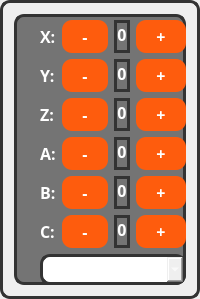
                    <widget class="QFrame" name="frm_axis_control">
                     <property name="sizePolicy">
                      <sizepolicy hsizetype="Preferred" vsizetype="Preferred">
                       <horstretch>0</horstretch>
                       <verstretch>0</verstretch>
                      </sizepolicy>
                     </property>
                     <property name="styleSheet">
                      <string notr="true">border-radius: 10px;
border: 3px solid #333333;</string>
                     </property>
                     <property name="frameShape">
                      <enum>QFrame::NoFrame</enum>
                     </property>
                     <layout class="QGridLayout" name="gridLayout_2">
                      <item row="0" column="0" rowspan="2" colspan="2">
                       <widget class="QFrame" name="axis_control_overlay">
                        <property name="styleSheet">
                         <string notr="true">background-color: rgba(30, 30, 30, 150);
border-radius: 10px;
border: 3px solid #333333;</string>
                        </property>
                        <property name="frameShape">
                         <enum>QFrame::StyledPanel</enum>
                        </property>
                        <property name="frameShadow">
                         <enum>QFrame::Raised</enum>
                        </property>
                       </widget>
                      </item>
                      <item row="1" column="1">
                       <layout class="QVBoxLayout" name="verticalLayout_6">
                        <item>
                         <layout class="QHBoxLayout" name="horizontalLayout_15">
                          <item>
                           <widget class="QLabel" name="lbl_x">
                            <property name="font">
                             <font>
                              <family>JetBrains Mono</family>
                              <pointsize>12</pointsize>
                              <weight>75</weight>
                              <bold>true</bold>
                             </font>
                            </property>
                            <property name="styleSheet">
                             <string notr="true">border: none;
color: #fff;
</string>
                            </property>
                            <property name="text">
                             <string>X:</string>
                            </property>
                           </widget>
                          </item>
                          <item>
                           <widget class="QPushButton" name="btn_x_minus">
                            <property name="sizePolicy">
                             <sizepolicy hsizetype="Fixed" vsizetype="Fixed">
                              <horstretch>0</horstretch>
                              <verstretch>0</verstretch>
                             </sizepolicy>
                            </property>
                            <property name="font">
                             <font>
                              <family>JetBrains Mono</family>
                              <pointsize>12</pointsize>
                              <weight>75</weight>
                              <bold>true</bold>
                             </font>
                            </property>
                            <property name="styleSheet">
                             <string notr="true">QPushButton {
	background-color: #FE5C0D;
	color: #FFFFFF;
	padding: 5px 20px;
	border-radius: 10px;
	border: none;
}
QPushButton:hover{
	background-color: rgb(254, 81, 13);
    border: 2px solid rgb(254, 174, 13);
}</string>
                            </property>
                            <property name="text">
                             <string>-</string>
                            </property>
                           </widget>
                          </item>
                          <item>
                           <widget class="QLabel" name="txt_x_pos">
                            <property name="font">
                             <font>
                              <family>JetBrains Mono</family>
                              <pointsize>12</pointsize>
                              <weight>75</weight>
                              <bold>true</bold>
                             </font>
                            </property>
                            <property name="styleSheet">
                             <string notr="true">border-radius: 10px;
color: #fff;
qproperty-alignment: 'AlignHCenter';
border: 3px solid #333333;
</string>
                            </property>
                            <property name="text">
                             <string>0</string>
                            </property>
                            <property name="alignment">
                             <set>Qt::AlignHCenter</set>
                            </property>
                           </widget>
                          </item>
                          <item>
                           <widget class="QPushButton" name="btn_x_plus">
                            <property name="sizePolicy">
                             <sizepolicy hsizetype="Fixed" vsizetype="Fixed">
                              <horstretch>0</horstretch>
                              <verstretch>0</verstretch>
                             </sizepolicy>
                            </property>
                            <property name="font">
                             <font>
                              <family>JetBrains Mono</family>
                              <pointsize>12</pointsize>
                              <weight>75</weight>
                              <bold>true</bold>
                             </font>
                            </property>
                            <property name="styleSheet">
                             <string notr="true">QPushButton {
	background-color: #FE5C0D;
	color: #FFFFFF;
	padding: 5px 20px;
	border-radius: 10px;
	border: none;
}
QPushButton:hover{
	background-color: rgb(254, 81, 13);
    border: 2px solid rgb(254, 174, 13);
}</string>
                            </property>
                            <property name="text">
                             <string>+</string>
                            </property>
                           </widget>
                          </item>
                         </layout>
                        </item>
                        <item>
                         <layout class="QHBoxLayout" name="horizontalLayout_16">
                          <item>
                           <widget class="QLabel" name="lbl_y">
                            <property name="font">
                             <font>
                              <family>JetBrains Mono</family>
                              <pointsize>12</pointsize>
                              <weight>75</weight>
                              <bold>true</bold>
                             </font>
                            </property>
                            <property name="styleSheet">
                             <string notr="true">border: none;
color: #fff;
</string>
                            </property>
                            <property name="text">
                             <string>Y:</string>
                            </property>
                           </widget>
                          </item>
                          <item>
                           <widget class="QPushButton" name="btn_y_minus">
                            <property name="sizePolicy">
                             <sizepolicy hsizetype="Fixed" vsizetype="Fixed">
                              <horstretch>0</horstretch>
                              <verstretch>0</verstretch>
                             </sizepolicy>
                            </property>
                            <property name="font">
                             <font>
                              <family>JetBrains Mono</family>
                              <pointsize>12</pointsize>
                              <weight>75</weight>
                              <bold>true</bold>
                             </font>
                            </property>
                            <property name="styleSheet">
                             <string notr="true">QPushButton {
	background-color: #FE5C0D;
	color: #FFFFFF;
	padding: 5px 20px;
	border-radius: 10px;
	border: none;
}
QPushButton:hover{
	background-color: rgb(254, 81, 13);
    border: 2px solid rgb(254, 174, 13);
}</string>
                            </property>
                            <property name="text">
                             <string>-</string>
                            </property>
                           </widget>
                          </item>
                          <item>
                           <widget class="QLabel" name="txt_y_pos">
                            <property name="font">
                             <font>
                              <family>JetBrains Mono</family>
                              <pointsize>12</pointsize>
                              <weight>75</weight>
                              <bold>true</bold>
                             </font>
                            </property>
                            <property name="styleSheet">
                             <string notr="true">border-radius: 10px;
color: #fff;
qproperty-alignment: 'AlignHCenter';
border: 3px solid #333333;
</string>
                            </property>
                            <property name="text">
                             <string>0</string>
                            </property>
                            <property name="alignment">
                             <set>Qt::AlignHCenter</set>
                            </property>
                           </widget>
                          </item>
                          <item>
                           <widget class="QPushButton" name="btn_y_plus">
                            <property name="sizePolicy">
                             <sizepolicy hsizetype="Fixed" vsizetype="Fixed">
                              <horstretch>0</horstretch>
                              <verstretch>0</verstretch>
                             </sizepolicy>
                            </property>
                            <property name="font">
                             <font>
                              <family>JetBrains Mono</family>
                              <pointsize>12</pointsize>
                              <weight>75</weight>
                              <bold>true</bold>
                             </font>
                            </property>
                            <property name="styleSheet">
                             <string notr="true">QPushButton {
	background-color: #FE5C0D;
	color: #FFFFFF;
	padding: 5px 20px;
	border-radius: 10px;
	border: none;
}
QPushButton:hover{
	background-color: rgb(254, 81, 13);
    border: 2px solid rgb(254, 174, 13);
}</string>
                            </property>
                            <property name="text">
                             <string>+</string>
                            </property>
                           </widget>
                          </item>
                         </layout>
                        </item>
                        <item>
                         <layout class="QHBoxLayout" name="horizontalLayout_17">
                          <item>
                           <widget class="QLabel" name="lbl_z">
                            <property name="font">
                             <font>
                              <family>JetBrains Mono</family>
                              <pointsize>12</pointsize>
                              <weight>75</weight>
                              <bold>true</bold>
                             </font>
                            </property>
                            <property name="styleSheet">
                             <string notr="true">border: none;
color: #fff;
</string>
                            </property>
                            <property name="text">
                             <string>Z:</string>
                            </property>
                           </widget>
                          </item>
                          <item>
                           <widget class="QPushButton" name="btn_z_minus">
                            <property name="sizePolicy">
                             <sizepolicy hsizetype="Fixed" vsizetype="Fixed">
                              <horstretch>0</horstretch>
                              <verstretch>0</verstretch>
                             </sizepolicy>
                            </property>
                            <property name="font">
                             <font>
                              <family>JetBrains Mono</family>
                              <pointsize>12</pointsize>
                              <weight>75</weight>
                              <bold>true</bold>
                             </font>
                            </property>
                            <property name="styleSheet">
                             <string notr="true">QPushButton {
	background-color: #FE5C0D;
	color: #FFFFFF;
	padding: 5px 20px;
	border-radius: 10px;
	border: none;
}
QPushButton:hover{
	background-color: rgb(254, 81, 13);
    border: 2px solid rgb(254, 174, 13);
}</string>
                            </property>
                            <property name="text">
                             <string>-</string>
                            </property>
                           </widget>
                          </item>
                          <item>
                           <widget class="QLabel" name="txt_z_pos">
                            <property name="font">
                             <font>
                              <family>JetBrains Mono</family>
                              <pointsize>12</pointsize>
                              <weight>75</weight>
                              <bold>true</bold>
                             </font>
                            </property>
                            <property name="styleSheet">
                             <string notr="true">border-radius: 10px;
color: #fff;
qproperty-alignment: 'AlignHCenter';
border: 3px solid #333333;
</string>
                            </property>
                            <property name="text">
                             <string>0</string>
                            </property>
                            <property name="alignment">
                             <set>Qt::AlignHCenter</set>
                            </property>
                           </widget>
                          </item>
                          <item>
                           <widget class="QPushButton" name="btn_z_plus">
                            <property name="sizePolicy">
                             <sizepolicy hsizetype="Fixed" vsizetype="Fixed">
                              <horstretch>0</horstretch>
                              <verstretch>0</verstretch>
                             </sizepolicy>
                            </property>
                            <property name="font">
                             <font>
                              <family>JetBrains Mono</family>
                              <pointsize>12</pointsize>
                              <weight>75</weight>
                              <bold>true</bold>
                             </font>
                            </property>
                            <property name="styleSheet">
                             <string notr="true">QPushButton {
	background-color: #FE5C0D;
	color: #FFFFFF;
	padding: 5px 20px;
	border-radius: 10px;
	border: none;
}
QPushButton:hover{
	background-color: rgb(254, 81, 13);
    border: 2px solid rgb(254, 174, 13);
}</string>
                            </property>
                            <property name="text">
                             <string>+</string>
                            </property>
                           </widget>
                          </item>
                         </layout>
                        </item>
                        <item>
                         <layout class="QHBoxLayout" name="horizontalLayout_18">
                          <item>
                           <widget class="QLabel" name="lbl_a">
                            <property name="font">
                             <font>
                              <family>JetBrains Mono</family>
                              <pointsize>12</pointsize>
                              <weight>75</weight>
                              <bold>true</bold>
                             </font>
                            </property>
                            <property name="styleSheet">
                             <string notr="true">border: none;
color: #fff;
</string>
                            </property>
                            <property name="text">
                             <string>A:</string>
                            </property>
                           </widget>
                          </item>
                          <item>
                           <widget class="QPushButton" name="btn_a_minus">
                            <property name="sizePolicy">
                             <sizepolicy hsizetype="Fixed" vsizetype="Fixed">
                              <horstretch>0</horstretch>
                              <verstretch>0</verstretch>
                             </sizepolicy>
                            </property>
                            <property name="font">
                             <font>
                              <family>JetBrains Mono</family>
                              <pointsize>12</pointsize>
                              <weight>75</weight>
                              <bold>true</bold>
                             </font>
                            </property>
                            <property name="styleSheet">
                             <string notr="true">QPushButton {
	background-color: #FE5C0D;
	color: #FFFFFF;
	padding: 5px 20px;
	border-radius: 10px;
	border: none;
}
QPushButton:hover{
	background-color: rgb(254, 81, 13);
    border: 2px solid rgb(254, 174, 13);
}</string>
                            </property>
                            <property name="text">
                             <string>-</string>
                            </property>
                           </widget>
                          </item>
                          <item>
                           <widget class="QLabel" name="txt_a_pos">
                            <property name="font">
                             <font>
                              <family>JetBrains Mono</family>
                              <pointsize>12</pointsize>
                              <weight>75</weight>
                              <bold>true</bold>
                             </font>
                            </property>
                            <property name="styleSheet">
                             <string notr="true">border-radius: 10px;
color: #fff;
qproperty-alignment: 'AlignHCenter';
border: 3px solid #333333;
</string>
                            </property>
                            <property name="text">
                             <string>0</string>
                            </property>
                            <property name="alignment">
                             <set>Qt::AlignHCenter</set>
                            </property>
                           </widget>
                          </item>
                          <item>
                           <widget class="QPushButton" name="btn_a_plus">
                            <property name="sizePolicy">
                             <sizepolicy hsizetype="Fixed" vsizetype="Fixed">
                              <horstretch>0</horstretch>
                              <verstretch>0</verstretch>
                             </sizepolicy>
                            </property>
                            <property name="font">
                             <font>
                              <family>JetBrains Mono</family>
                              <pointsize>12</pointsize>
                              <weight>75</weight>
                              <bold>true</bold>
                             </font>
                            </property>
                            <property name="styleSheet">
                             <string notr="true">QPushButton {
	background-color: #FE5C0D;
	color: #FFFFFF;
	padding: 5px 20px;
	border-radius: 10px;
	border: none;
}
QPushButton:hover{
	background-color: rgb(254, 81, 13);
    border: 2px solid rgb(254, 174, 13);
}</string>
                            </property>
                            <property name="text">
                             <string>+</string>
                            </property>
                           </widget>
                          </item>
                         </layout>
                        </item>
                        <item>
                         <layout class="QHBoxLayout" name="horizontalLayout_19">
                          <item>
                           <widget class="QLabel" name="lbl_b">
                            <property name="font">
                             <font>
                              <family>JetBrains Mono</family>
                              <pointsize>12</pointsize>
                              <weight>75</weight>
                              <bold>true</bold>
                             </font>
                            </property>
                            <property name="styleSheet">
                             <string notr="true">border: none;
color: #fff;
</string>
                            </property>
                            <property name="text">
                             <string>B:</string>
                            </property>
                           </widget>
                          </item>
                          <item>
                           <widget class="QPushButton" name="btn_b_minus">
                            <property name="sizePolicy">
                             <sizepolicy hsizetype="Fixed" vsizetype="Fixed">
                              <horstretch>0</horstretch>
                              <verstretch>0</verstretch>
                             </sizepolicy>
                            </property>
                            <property name="font">
                             <font>
                              <family>JetBrains Mono</family>
                              <pointsize>12</pointsize>
                              <weight>75</weight>
                              <bold>true</bold>
                             </font>
                            </property>
                            <property name="styleSheet">
                             <string notr="true">QPushButton {
	background-color: #FE5C0D;
	color: #FFFFFF;
	padding: 5px 20px;
	border-radius: 10px;
	border: none;
}
QPushButton:hover{
	background-color: rgb(254, 81, 13);
    border: 2px solid rgb(254, 174, 13);
}</string>
                            </property>
                            <property name="text">
                             <string>-</string>
                            </property>
                           </widget>
                          </item>
                          <item>
                           <widget class="QLabel" name="txt_b_pos">
                            <property name="font">
                             <font>
                              <family>JetBrains Mono</family>
                              <pointsize>12</pointsize>
                              <weight>75</weight>
                              <bold>true</bold>
                             </font>
                            </property>
                            <property name="styleSheet">
                             <string notr="true">border-radius: 10px;
color: #fff;
qproperty-alignment: 'AlignHCenter';
border: 3px solid #333333;
</string>
                            </property>
                            <property name="text">
                             <string>0</string>
                            </property>
                            <property name="alignment">
                             <set>Qt::AlignHCenter</set>
                            </property>
                           </widget>
                          </item>
                          <item>
                           <widget class="QPushButton" name="btn_b_plus">
                            <property name="sizePolicy">
                             <sizepolicy hsizetype="Fixed" vsizetype="Fixed">
                              <horstretch>0</horstretch>
                              <verstretch>0</verstretch>
                             </sizepolicy>
                            </property>
                            <property name="font">
                             <font>
                              <family>JetBrains Mono</family>
                              <pointsize>12</pointsize>
                              <weight>75</weight>
                              <bold>true</bold>
                             </font>
                            </property>
                            <property name="styleSheet">
                             <string notr="true">QPushButton {
	background-color: #FE5C0D;
	color: #FFFFFF;
	padding: 5px 20px;
	border-radius: 10px;
	border: none;
}
QPushButton:hover{
	background-color: rgb(254, 81, 13);
    border: 2px solid rgb(254, 174, 13);
}</string>
                            </property>
                            <property name="text">
                             <string>+</string>
                            </property>
                           </widget>
                          </item>
                         </layout>
                        </item>
                        <item>
                         <layout class="QHBoxLayout" name="horizontalLayout_20">
                          <item>
                           <widget class="QLabel" name="lbl_c">
                            <property name="font">
                             <font>
                              <family>JetBrains Mono</family>
                              <pointsize>12</pointsize>
                              <weight>75</weight>
                              <bold>true</bold>
                             </font>
                            </property>
                            <property name="styleSheet">
                             <string notr="true">border: none;
color: #fff;
</string>
                            </property>
                            <property name="text">
                             <string>C:</string>
                            </property>
                           </widget>
                          </item>
                          <item>
                           <widget class="QPushButton" name="btn_c_minus">
                            <property name="sizePolicy">
                             <sizepolicy hsizetype="Fixed" vsizetype="Fixed">
                              <horstretch>0</horstretch>
                              <verstretch>0</verstretch>
                             </sizepolicy>
                            </property>
                            <property name="font">
                             <font>
                              <family>JetBrains Mono</family>
                              <pointsize>12</pointsize>
                              <weight>75</weight>
                              <bold>true</bold>
                             </font>
                            </property>
                            <property name="styleSheet">
                             <string notr="true">QPushButton {
	background-color: #FE5C0D;
	color: #FFFFFF;
	padding: 5px 20px;
	border-radius: 10px;
	border: none;
}
QPushButton:hover{
	background-color: rgb(254, 81, 13);
    border: 2px solid rgb(254, 174, 13);
}</string>
                            </property>
                            <property name="text">
                             <string>-</string>
                            </property>
                           </widget>
                          </item>
                          <item>
                           <widget class="QLabel" name="txt_c_pos">
                            <property name="font">
                             <font>
                              <family>JetBrains Mono</family>
                              <pointsize>12</pointsize>
                              <weight>75</weight>
                              <bold>true</bold>
                             </font>
                            </property>
                            <property name="styleSheet">
                             <string notr="true">border-radius: 10px;
color: #fff;
qproperty-alignment: 'AlignHCenter';
border: 3px solid #333333;
</string>
                            </property>
                            <property name="text">
                             <string>0</string>
                            </property>
                            <property name="alignment">
                             <set>Qt::AlignHCenter</set>
                            </property>
                           </widget>
                          </item>
                          <item>
                           <widget class="QPushButton" name="btn_c_plus">
                            <property name="sizePolicy">
                             <sizepolicy hsizetype="Fixed" vsizetype="Fixed">
                              <horstretch>0</horstretch>
                              <verstretch>0</verstretch>
                             </sizepolicy>
                            </property>
                            <property name="font">
                             <font>
                              <family>JetBrains Mono</family>
                              <pointsize>12</pointsize>
                              <weight>75</weight>
                              <bold>true</bold>
                             </font>
                            </property>
                            <property name="styleSheet">
                             <string notr="true">QPushButton {
	background-color: #FE5C0D;
	color: #FFFFFF;
	padding: 5px 20px;
	border-radius: 10px;
	border: none;
}
QPushButton:hover{
	background-color: rgb(254, 81, 13);
    border: 2px solid rgb(254, 174, 13);
}</string>
                            </property>
                            <property name="text">
                             <string>+</string>
                            </property>
                           </widget>
                          </item>
                         </layout>
                        </item>
                        <item>
                         <widget class="QComboBox" name="combo_axis_mode">
                          <property name="font">
                           <font>
                            <family>JetBrains Mono</family>
                            <pointsize>12</pointsize>
                            <weight>75</weight>
                            <bold>true</bold>
                           </font>
                          </property>
                          <property name="toolTip">
                           <string/>
                          </property>
                          <property name="styleSheet">
                           <string notr="true">border: 3px solid #333333;
color: #fff;</string>
                          </property>
                          <item>
                           <property name="text">
                            <string>Continuous</string>
                           </property>
                          </item>
                          <item>
                           <property name="text">
                            <string>0.1000</string>
                           </property>
                          </item>
                          <item>
                           <property name="text">
                            <string>0.0100</string>
                           </property>
                          </item>
                          <item>
                           <property name="text">
                            <string>0.0010</string>
                           </property>
                          </item>
                          <item>
                           <property name="text">
                            <string>0.0001</string>
                           </property>
                          </item>
                         </widget>
                        </item>
                       </layout>
                      </item>
                     </layout>
                    </widget>
